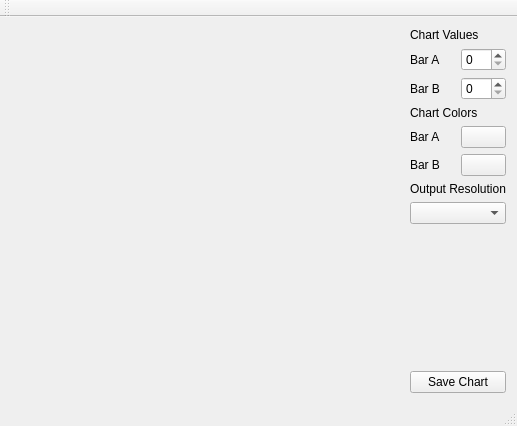
<?xml version="1.0" encoding="UTF-8"?>
<ui version="4.0">
 <class>AGProject1Class</class>
 <widget class="QMainWindow" name="AGProject1Class">
  <property name="geometry">
   <rect>
    <x>0</x>
    <y>0</y>
    <width>517</width>
    <height>426</height>
   </rect>
  </property>
  <property name="windowTitle">
   <string>AGProject1</string>
  </property>
  <widget class="QWidget" name="centralWidget">
   <layout class="QGridLayout" name="gridLayout">
    <item row="0" column="1">
     <layout class="QVBoxLayout" name="verticalLayout_3">
      <item>
       <layout class="QVBoxLayout" name="verticalLayout_2">
        <item>
         <layout class="QVBoxLayout" name="verticalLayout">
          <item>
           <widget class="QLabel" name="values_label">
            <property name="text">
             <string>Chart Values</string>
            </property>
           </widget>
          </item>
          <item>
           <layout class="QHBoxLayout" name="horizontalLayout">
            <item>
             <widget class="QLabel" name="bar_A_val_label">
              <property name="text">
               <string>Bar A</string>
              </property>
             </widget>
            </item>
            <item>
             <widget class="QSpinBox" name="bar_A_box"/>
            </item>
           </layout>
          </item>
          <item>
           <layout class="QHBoxLayout" name="horizontalLayout_2">
            <item>
             <widget class="QLabel" name="bar_B_val_label">
              <property name="text">
               <string>Bar B</string>
              </property>
             </widget>
            </item>
            <item>
             <widget class="QSpinBox" name="bar_B_box"/>
            </item>
           </layout>
          </item>
         </layout>
        </item>
        <item>
         <widget class="QLabel" name="colors_label">
          <property name="text">
           <string>Chart Colors</string>
          </property>
         </widget>
        </item>
        <item>
         <layout class="QHBoxLayout" name="horizontalLayout_3">
          <item>
           <widget class="QLabel" name="bar_A_col_label">
            <property name="text">
             <string>Bar A</string>
            </property>
           </widget>
          </item>
          <item>
           <widget class="QPushButton" name="A_color_button">
            <property name="autoFillBackground">
             <bool>true</bool>
            </property>
            <property name="text">
             <string/>
            </property>
           </widget>
          </item>
         </layout>
        </item>
        <item>
         <layout class="QHBoxLayout" name="horizontalLayout_4">
          <item>
           <widget class="QLabel" name="bar_B_col_label">
            <property name="text">
             <string>Bar B</string>
            </property>
           </widget>
          </item>
          <item>
           <widget class="QPushButton" name="B_color_button">
            <property name="autoFillBackground">
             <bool>true</bool>
            </property>
            <property name="text">
             <string/>
            </property>
           </widget>
          </item>
         </layout>
        </item>
       </layout>
      </item>
      <item>
       <widget class="QLabel" name="res_label">
        <property name="text">
         <string>Output Resolution</string>
        </property>
       </widget>
      </item>
      <item>
       <widget class="QComboBox" name="resolution_box"/>
      </item>
      <item>
       <spacer name="verticalSpacer">
        <property name="orientation">
         <enum>Qt::Vertical</enum>
        </property>
        <property name="sizeHint" stdset="0">
         <size>
          <width>20</width>
          <height>40</height>
         </size>
        </property>
       </spacer>
      </item>
      <item>
       <widget class="QPushButton" name="save_button">
        <property name="text">
         <string>Save Chart</string>
        </property>
       </widget>
      </item>
     </layout>
    </item>
    <item row="0" column="0">
     <widget class="QWidget" name="widget" native="true">
      <property name="sizePolicy">
       <sizepolicy hsizetype="Expanding" vsizetype="Expanding">
        <horstretch>0</horstretch>
        <verstretch>0</verstretch>
       </sizepolicy>
      </property>
      <property name="autoFillBackground">
       <bool>true</bool>
      </property>
     </widget>
    </item>
   </layout>
  </widget>
  <widget class="QMenuBar" name="menuBar">
   <property name="geometry">
    <rect>
     <x>0</x>
     <y>0</y>
     <width>517</width>
     <height>21</height>
    </rect>
   </property>
  </widget>
  <widget class="QToolBar" name="mainToolBar">
   <attribute name="toolBarArea">
    <enum>TopToolBarArea</enum>
   </attribute>
   <attribute name="toolBarBreak">
    <bool>false</bool>
   </attribute>
  </widget>
  <widget class="QStatusBar" name="statusBar"/>
 </widget>
 <layoutdefault spacing="6" margin="11"/>
 <resources>
  <include location="AGProject1.qrc"/>
 </resources>
 <connections/>
</ui>
